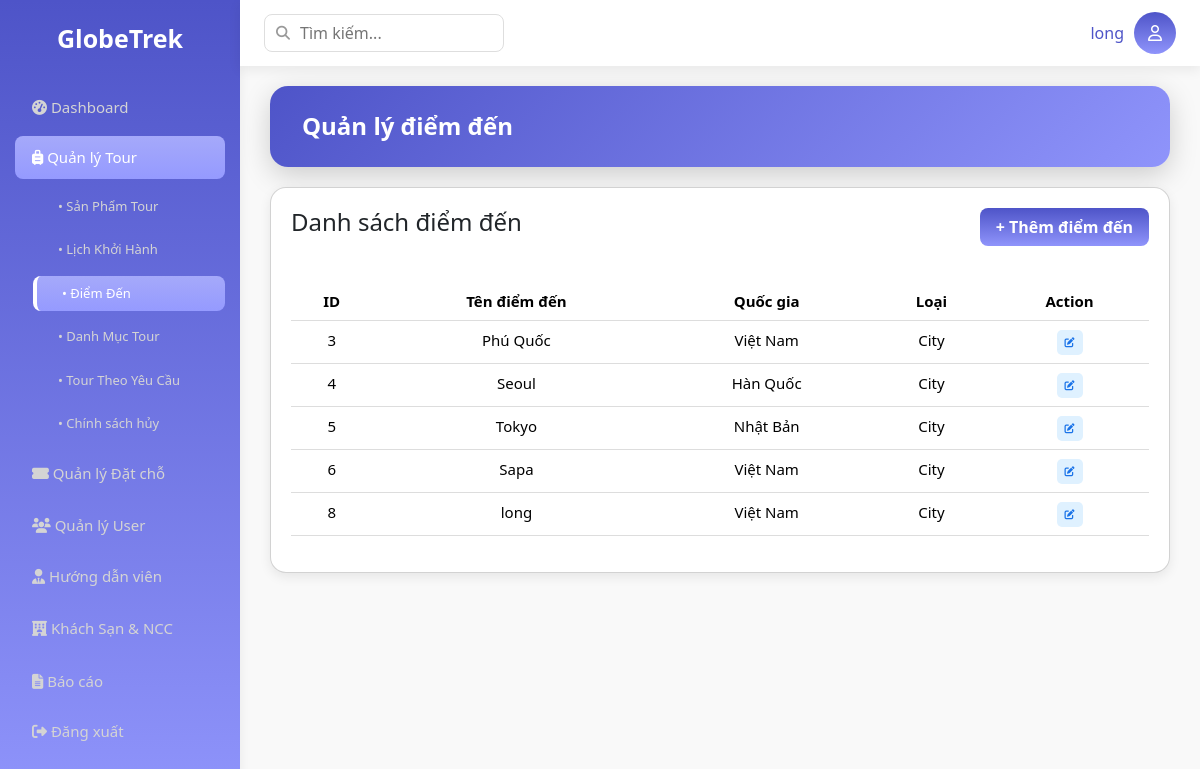
The page /Base/?action=list-destination (signed in) on the database as committed earlier.
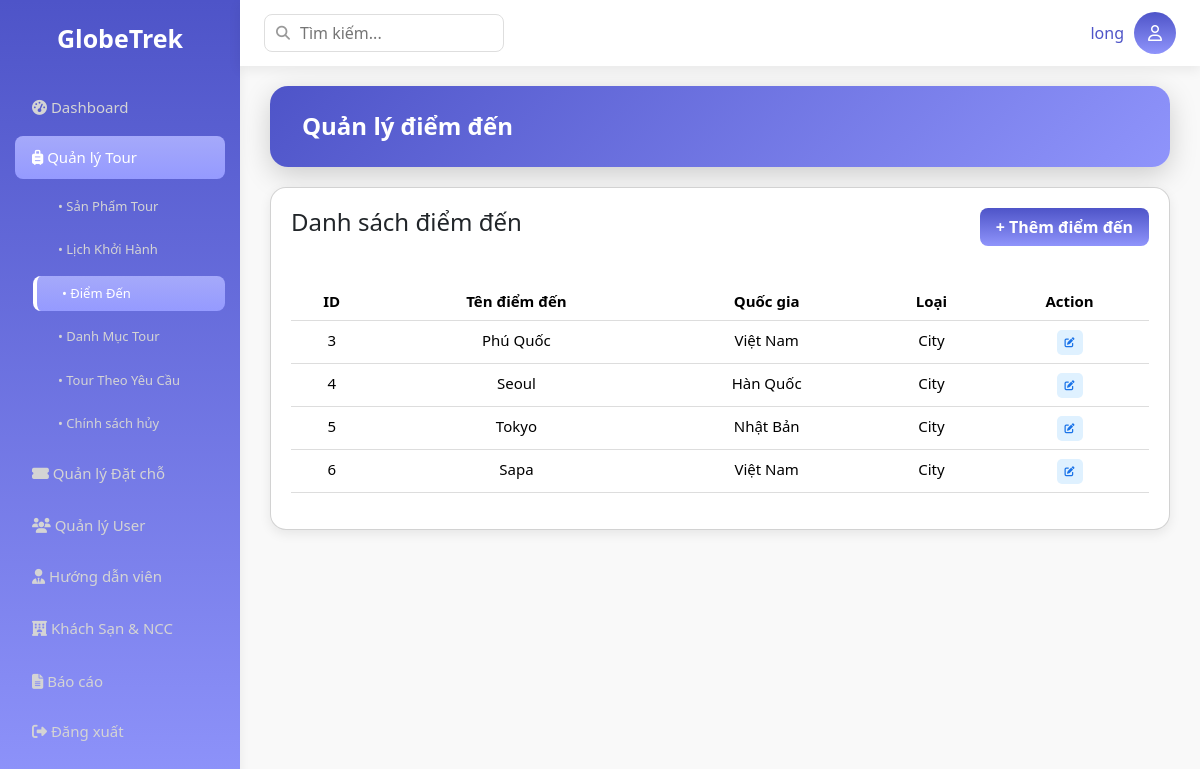
The same page on the database as committed later.
### tables this page shows
CREATE TABLE `destinations` (
  `id` int NOT NULL,
  `name` varchar(100) NOT NULL,
  `country` varchar(100) NOT NULL,
  `type` enum('City','Country','Region') DEFAULT 'City'
);

### Base/controllers/DestinationController.php (called while the page is built, shortened)
<?php
class DestinationController
{
    public function listDestination()
    {
        $model = new DestinationModel();
        $listDestination = $model->getList();
        require_once PATH_VIEW . 'main.php';
    }
}

### Base/index.php (called while the page is built, shortened)
<?php
spl_autoload_register(function ($class) {
    $fileName = "$class.php";
    $fileModel              = PATH_MODEL . $fileName;
});
require_once './routes/index.php';

### Base/models/BaseModel.php (called while the page is built, shortened)
<?php
class BaseModel
{
    public function __construct()
    {
        $dsn = sprintf('mysql:host=%s;port=%s;dbname=%s;charset=utf8', DB_HOST, DB_PORT, DB_NAME);
        try {
            $this->pdo = new PDO($dsn, DB_USERNAME, DB_PASSWORD, DB_OPTIONS);
        } catch (PDOException $e) {
            die("Kết nối cơ sở dữ liệu thất bại: {$e->getMessage()}. Vui lòng thử lại sau.");
        }
    }
}

### Base/models/DestinationModel.php (called while the page is built, shortened)
<?php
class DestinationModel extends BaseModel
{
    public function getList()
    {
        $sql = "SELECT * FROM destinations ORDER BY id ASC";
        $stmt = $this->pdo->prepare($sql);
        $stmt->execute();
        return $stmt->fetchAll();
    }
}

### Base/views/admin/destination/list-destination.php (the view)
<?php include PATH_VIEW . 'layout/header.php'; ?>
<div class="main">
    <h2>Quản lý điểm đến</h2>
    <div class="card">
        <div class="toph4">
            <h4>Danh sách điểm đến</h4>
            <a href="<?= BASE_URL ?>?action=create-destination" class="btn btn-nut">+ Thêm điểm đến</a>
        </div>
        <table class="table">
            <thead>
                <tr>
                    <th>ID</th>
                    <th>Tên điểm đến</th>
                    <th>Quốc gia</th>
                    <th>Loại</th>
                    <th>Action</th>
                </tr>
            </thead>
            <tbody>
                <?php foreach ($listDestination as $dest): ?>
                    <tr>
                        <td><?= $dest['id'] ?></td>
                        <td><?= $dest['name'] ?></td>
                        <td><?= $dest['country'] ?></td>
                        <td><?= $dest['type'] ?></td>
                        <td>
                            <a href="<?= BASE_URL ?>?action=update-destination&id=<?= $dest['id'] ?>" class="btn edit"><i class="fas fa-edit"></i></a>
                        </td>
                    </tr>
                <?php endforeach ?>
            </tbody>
        </table>
    </div>
</div>
<?php include PATH_VIEW . 'layout/footer.php'; ?>

Rows that differ between the two databases and show on the page:
removed destinations: id "8", name "long", country "Việt Nam", type "City"
